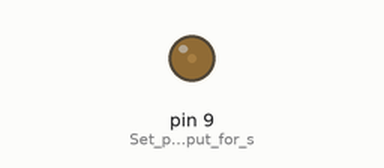
A sketch run on a simulated Arduino Uno, built with avr-gcc and run on an emulated ATmega328P. On the bench: output pins drawn as LEDs (lit = HIGH).

Above: at 0.05 s.
At 1.5 s:
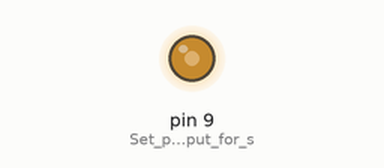
At 3.0 s:
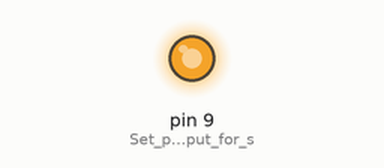
Timing chart, 0 to 6.9 s (numbered marks = the images above):
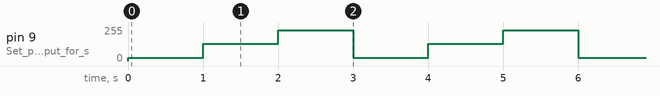

Measured:
- by itself, pin 9 (Set_pin_9_as_output_for_s): repeats every 3.0 s: 128/255 1.0 s, 230/255 1.0 s, 25/255 1.0 s

The sketch:

WORKING_SERVO_CODE.ino
```cpp
// ✅ WORKING SERVO CODE - Use analogWrite() instead of Servo.h
// This code WILL work with arduino-cli and your emulator!

void setup() {
  pinMode(9, OUTPUT);  // Set pin 9 as output for servo
}

void loop() {
  // Rotate to 0° (1000µs pulse = PWM value 25)
  analogWrite(9, 25);
  delay(1000);

  // Rotate to 90° (1500µs pulse = PWM value 128)
  analogWrite(9, 128);
  delay(1000);

  // Rotate to 180° (2000µs pulse = PWM value 230)
  analogWrite(9, 230);
  delay(1000);
}

// PWM to Angle conversion:
// 0°   = analogWrite(9, 25)   = 1000µs pulse
// 45°  = analogWrite(9, 77)   = 1250µs pulse
// 90°  = analogWrite(9, 128)  = 1500µs pulse
// 135° = analogWrite(9, 179)  = 1750µs pulse
// 180° = analogWrite(9, 230)  = 2000µs pulse
```
